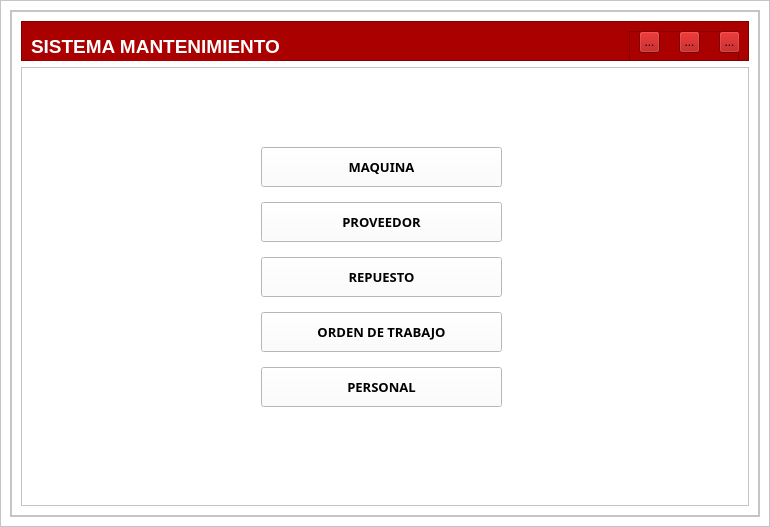
<?xml version="1.0" encoding="UTF-8"?>
<ui version="4.0">
 <class>InicioWidget</class>
 <widget class="QWidget" name="InicioWidget">
  <property name="geometry">
   <rect>
    <x>0</x>
    <y>0</y>
    <width>770</width>
    <height>527</height>
   </rect>
  </property>
  <property name="windowTitle">
   <string>Form</string>
  </property>
  <property name="styleSheet">
   <string notr="true"/>
  </property>
  <layout class="QVBoxLayout" name="verticalLayout">
   <property name="spacing">
    <number>0</number>
   </property>
   <property name="leftMargin">
    <number>0</number>
   </property>
   <property name="topMargin">
    <number>0</number>
   </property>
   <property name="rightMargin">
    <number>0</number>
   </property>
   <property name="bottomMargin">
    <number>0</number>
   </property>
   <item>
    <widget class="QFrame" name="central_widget_frame">
     <property name="autoFillBackground">
      <bool>false</bool>
     </property>
     <property name="styleSheet">
      <string notr="true">background-color: rgb(255, 255, 255);

</string>
     </property>
     <property name="frameShape">
      <enum>QFrame::StyledPanel</enum>
     </property>
     <property name="frameShadow">
      <enum>QFrame::Raised</enum>
     </property>
     <layout class="QVBoxLayout" name="verticalLayout_2">
      <item>
       <widget class="QFrame" name="background_frame">
        <property name="autoFillBackground">
         <bool>false</bool>
        </property>
        <property name="styleSheet">
         <string notr="true"/>
        </property>
        <property name="frameShape">
         <enum>QFrame::StyledPanel</enum>
        </property>
        <property name="frameShadow">
         <enum>QFrame::Raised</enum>
        </property>
        <layout class="QVBoxLayout" name="verticalLayout_3">
         <property name="spacing">
          <number>0</number>
         </property>
         <property name="leftMargin">
          <number>0</number>
         </property>
         <property name="topMargin">
          <number>0</number>
         </property>
         <property name="rightMargin">
          <number>0</number>
         </property>
         <property name="bottomMargin">
          <number>0</number>
         </property>
         <item>
          <widget class="QFrame" name="content_frame">
           <property name="styleSheet">
            <string notr="true"/>
           </property>
           <property name="frameShape">
            <enum>QFrame::StyledPanel</enum>
           </property>
           <property name="frameShadow">
            <enum>QFrame::Raised</enum>
           </property>
           <layout class="QVBoxLayout" name="verticalLayout_4">
            <item>
             <widget class="QFrame" name="top_frame">
              <property name="minimumSize">
               <size>
                <width>0</width>
                <height>40</height>
               </size>
              </property>
              <property name="maximumSize">
               <size>
                <width>16777215</width>
                <height>40</height>
               </size>
              </property>
              <property name="styleSheet">
               <string notr="true">background-color: rgb(170, 0, 0);</string>
              </property>
              <property name="frameShape">
               <enum>QFrame::StyledPanel</enum>
              </property>
              <property name="frameShadow">
               <enum>QFrame::Raised</enum>
              </property>
              <layout class="QHBoxLayout" name="horizontalLayout_3">
               <item>
                <widget class="QLabel" name="title_label">
                 <property name="minimumSize">
                  <size>
                   <width>120</width>
                   <height>30</height>
                  </size>
                 </property>
                 <property name="font">
                  <font>
                   <family>Arial</family>
                   <pointsize>14</pointsize>
                   <bold>true</bold>
                  </font>
                 </property>
                 <property name="styleSheet">
                  <string notr="true">color: white
</string>
                 </property>
                 <property name="text">
                  <string>SISTEMA MANTENIMIENTO</string>
                 </property>
                </widget>
               </item>
               <item>
                <spacer name="horizontalSpacer_2">
                 <property name="orientation">
                  <enum>Qt::Horizontal</enum>
                 </property>
                 <property name="sizeHint" stdset="0">
                  <size>
                   <width>40</width>
                   <height>20</height>
                  </size>
                 </property>
                </spacer>
               </item>
               <item>
                <widget class="QFrame" name="buttons_holder_frame">
                 <property name="minimumSize">
                  <size>
                   <width>110</width>
                   <height>30</height>
                  </size>
                 </property>
                 <property name="frameShape">
                  <enum>QFrame::StyledPanel</enum>
                 </property>
                 <property name="frameShadow">
                  <enum>QFrame::Raised</enum>
                 </property>
                 <widget class="QToolButton" name="minimize_button">
                  <property name="geometry">
                   <rect>
                    <x>10</x>
                    <y>0</y>
                    <width>21</width>
                    <height>22</height>
                   </rect>
                  </property>
                  <property name="text">
                   <string>...</string>
                  </property>
                  <property name="icon">
                   <iconset>
                    <normaloff>../../icons/minimize-window.png</normaloff>../../icons/minimize-window.png</iconset>
                  </property>
                  <property name="iconSize">
                   <size>
                    <width>25</width>
                    <height>25</height>
                   </size>
                  </property>
                 </widget>
                 <widget class="QToolButton" name="restore_button">
                  <property name="geometry">
                   <rect>
                    <x>50</x>
                    <y>0</y>
                    <width>21</width>
                    <height>22</height>
                   </rect>
                  </property>
                  <property name="text">
                   <string>...</string>
                  </property>
                  <property name="icon">
                   <iconset>
                    <normaloff>../../icons/restore-window.png</normaloff>../../icons/restore-window.png</iconset>
                  </property>
                  <property name="iconSize">
                   <size>
                    <width>25</width>
                    <height>25</height>
                   </size>
                  </property>
                 </widget>
                 <widget class="QToolButton" name="maximize_button">
                  <property name="geometry">
                   <rect>
                    <x>50</x>
                    <y>0</y>
                    <width>21</width>
                    <height>22</height>
                   </rect>
                  </property>
                  <property name="text">
                   <string>...</string>
                  </property>
                  <property name="icon">
                   <iconset>
                    <normaloff>../../icons/maximize-window.png</normaloff>../../icons/maximize-window.png</iconset>
                  </property>
                  <property name="iconSize">
                   <size>
                    <width>25</width>
                    <height>25</height>
                   </size>
                  </property>
                 </widget>
                 <widget class="QToolButton" name="close_button">
                  <property name="geometry">
                   <rect>
                    <x>90</x>
                    <y>0</y>
                    <width>21</width>
                    <height>22</height>
                   </rect>
                  </property>
                  <property name="text">
                   <string>...</string>
                  </property>
                  <property name="icon">
                   <iconset>
                    <normaloff>../../icons/close-window.png</normaloff>../../icons/close-window.png</iconset>
                  </property>
                  <property name="iconSize">
                   <size>
                    <width>25</width>
                    <height>25</height>
                   </size>
                  </property>
                 </widget>
                </widget>
               </item>
              </layout>
             </widget>
            </item>
            <item>
             <widget class="QFrame" name="action_frame">
              <property name="minimumSize">
               <size>
                <width>0</width>
                <height>39</height>
               </size>
              </property>
              <property name="styleSheet">
               <string notr="true">background-image: url(:/images/fondo2.jpg);</string>
              </property>
              <property name="frameShape">
               <enum>QFrame::StyledPanel</enum>
              </property>
              <property name="frameShadow">
               <enum>QFrame::Raised</enum>
              </property>
              <widget class="QWidget" name="layoutWidget">
               <property name="geometry">
                <rect>
                 <x>240</x>
                 <y>80</y>
                 <width>241</width>
                 <height>271</height>
                </rect>
               </property>
               <layout class="QFormLayout" name="formLayout">
                <property name="verticalSpacing">
                 <number>15</number>
                </property>
                <item row="0" column="0" colspan="2">
                 <widget class="QPushButton" name="maquina_button">
                  <property name="minimumSize">
                   <size>
                    <width>150</width>
                    <height>40</height>
                   </size>
                  </property>
                  <property name="font">
                   <font>
                    <family>Rockwell</family>
                    <pointsize>10</pointsize>
                    <bold>true</bold>
                   </font>
                  </property>
                  <property name="styleSheet">
                   <string notr="true">QPushButton{
	background-color: rgb(0, 85, 127);
	color: white
}
QPushButton::hover {background-color: rgb(0, 170, 255)};</string>
                  </property>
                  <property name="text">
                   <string>MAQUINA</string>
                  </property>
                  <property name="icon">
                   <iconset>
                    <normaloff>../../icons/engrane.jpg</normaloff>../../icons/engrane.jpg</iconset>
                  </property>
                  <property name="iconSize">
                   <size>
                    <width>20</width>
                    <height>20</height>
                   </size>
                  </property>
                 </widget>
                </item>
                <item row="1" column="0" colspan="2">
                 <widget class="QPushButton" name="proveedor_button">
                  <property name="minimumSize">
                   <size>
                    <width>150</width>
                    <height>40</height>
                   </size>
                  </property>
                  <property name="font">
                   <font>
                    <family>Rockwell</family>
                    <pointsize>10</pointsize>
                    <bold>true</bold>
                   </font>
                  </property>
                  <property name="styleSheet">
                   <string notr="true">QPushButton{
	background-color: rgb(0, 85, 127);
	color: white
}
QPushButton::hover {background-color: rgb(0, 170, 255)};</string>
                  </property>
                  <property name="text">
                   <string>PROVEEDOR</string>
                  </property>
                  <property name="icon">
                   <iconset>
                    <normaloff>../../icons/engrane.jpg</normaloff>../../icons/engrane.jpg</iconset>
                  </property>
                  <property name="iconSize">
                   <size>
                    <width>20</width>
                    <height>20</height>
                   </size>
                  </property>
                 </widget>
                </item>
                <item row="2" column="0" colspan="2">
                 <widget class="QPushButton" name="repuesto_button">
                  <property name="minimumSize">
                   <size>
                    <width>150</width>
                    <height>40</height>
                   </size>
                  </property>
                  <property name="font">
                   <font>
                    <family>Rockwell</family>
                    <pointsize>10</pointsize>
                    <bold>true</bold>
                   </font>
                  </property>
                  <property name="styleSheet">
                   <string notr="true">QPushButton{
	background-color: rgb(0, 85, 127);
	color: white
}
QPushButton::hover {background-color: rgb(0, 170, 255)};</string>
                  </property>
                  <property name="text">
                   <string>REPUESTO</string>
                  </property>
                  <property name="icon">
                   <iconset>
                    <normaloff>../../icons/engrane.jpg</normaloff>../../icons/engrane.jpg</iconset>
                  </property>
                  <property name="iconSize">
                   <size>
                    <width>20</width>
                    <height>20</height>
                   </size>
                  </property>
                 </widget>
                </item>
                <item row="3" column="0" colspan="2">
                 <widget class="QPushButton" name="orde_trabajo_button">
                  <property name="minimumSize">
                   <size>
                    <width>150</width>
                    <height>40</height>
                   </size>
                  </property>
                  <property name="font">
                   <font>
                    <family>Rockwell</family>
                    <pointsize>10</pointsize>
                    <bold>true</bold>
                   </font>
                  </property>
                  <property name="styleSheet">
                   <string notr="true">QPushButton{
	background-color: rgb(0, 85, 127);
	color: white
}
QPushButton::hover {background-color: rgb(0, 170, 255)};</string>
                  </property>
                  <property name="text">
                   <string>ORDEN DE TRABAJO</string>
                  </property>
                  <property name="icon">
                   <iconset>
                    <normaloff>../../icons/engrane.jpg</normaloff>../../icons/engrane.jpg</iconset>
                  </property>
                  <property name="iconSize">
                   <size>
                    <width>20</width>
                    <height>20</height>
                   </size>
                  </property>
                 </widget>
                </item>
                <item row="4" column="0" colspan="2">
                 <widget class="QPushButton" name="personal_button">
                  <property name="minimumSize">
                   <size>
                    <width>150</width>
                    <height>40</height>
                   </size>
                  </property>
                  <property name="font">
                   <font>
                    <family>Rockwell</family>
                    <pointsize>10</pointsize>
                    <bold>true</bold>
                   </font>
                  </property>
                  <property name="styleSheet">
                   <string notr="true">QPushButton{
	background-color: rgb(0, 85, 127);
	color: white
}
QPushButton::hover {background-color: rgb(0, 170, 255)};</string>
                  </property>
                  <property name="text">
                   <string>PERSONAL</string>
                  </property>
                  <property name="icon">
                   <iconset>
                    <normaloff>../../icons/engrane.jpg</normaloff>../../icons/engrane.jpg</iconset>
                  </property>
                  <property name="iconSize">
                   <size>
                    <width>20</width>
                    <height>20</height>
                   </size>
                  </property>
                 </widget>
                </item>
               </layout>
              </widget>
             </widget>
            </item>
           </layout>
          </widget>
         </item>
        </layout>
       </widget>
      </item>
     </layout>
    </widget>
   </item>
  </layout>
 </widget>
 <resources>
  <include location="../view/resources_from_qt.qrc"/>
 </resources>
 <connections/>
</ui>
